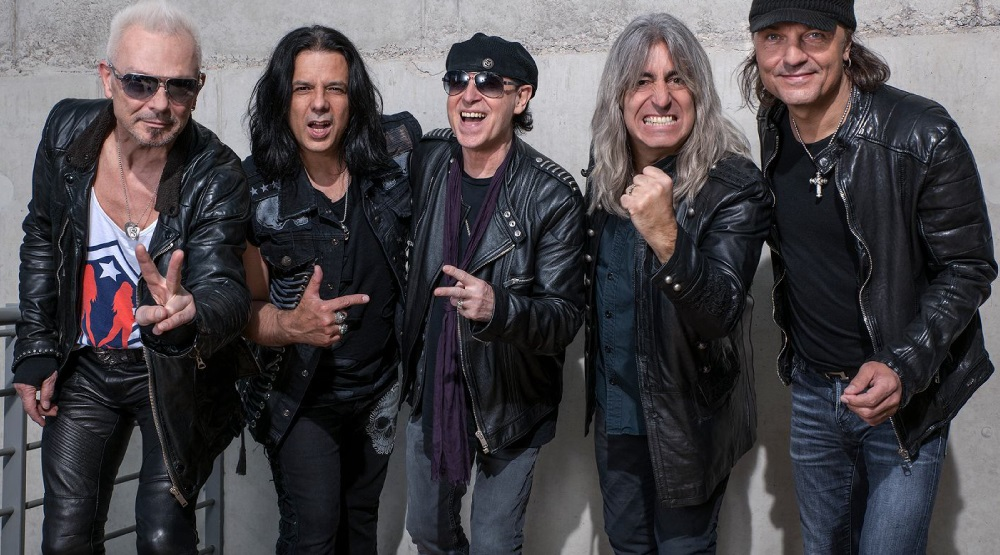
#> input picture Klushin/lab3/input_image.jpg, 1000 x 555 px
$ python main.py
#> lines starting #> are read from the running program, lines starting #| are printed output that depends on the picture; after the words box and inside, x2 and y2 are one past the last pixel; in counts of white or black regions, pixels touching at a corner belong together
import cv2

if __name__ == "__main__":
    face_cascade = cv2.CascadeClassifier("haarcascade_frontalface_default.xml")

    img = cv2.imread("input_image.jpg")
#> img is the input picture: shape (555, 1000, 3); mean B, G, R 74, 70.2, 74.1
    gray = cv2.cvtColor(img, cv2.COLOR_BGR2GRAY)
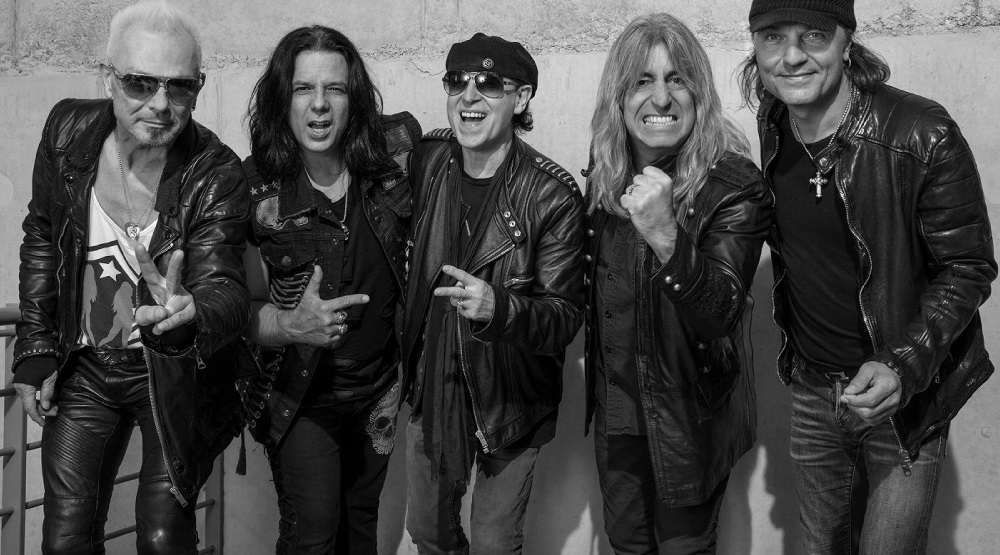
#> gray: shape (555, 1000); min 0, max 253, mean 71.8

    faces = face_cascade.detectMultiScale(gray, 1.3, 5)
#> faces = [[280, 59, 80, 80], [618, 51, 82, 82], [431, 55, 81, 81], [746, 7, 89, 89], [111, 51, 101, 101]]
    for (x, y, w, h) in faces:
        img = cv2.rectangle(img, (x, y), (x + w, y + h), (255, 0, 0), 2)
        roi_gray = gray[y : y + h, x : x + w]
        roi_color = img[y : y + h, x : x + w]
#> this loop made 5 passes
#> pass 1, `img = cv2.rectangle(img, (x, y), (x + w, y + h), (255, 0, 0), 2)`:
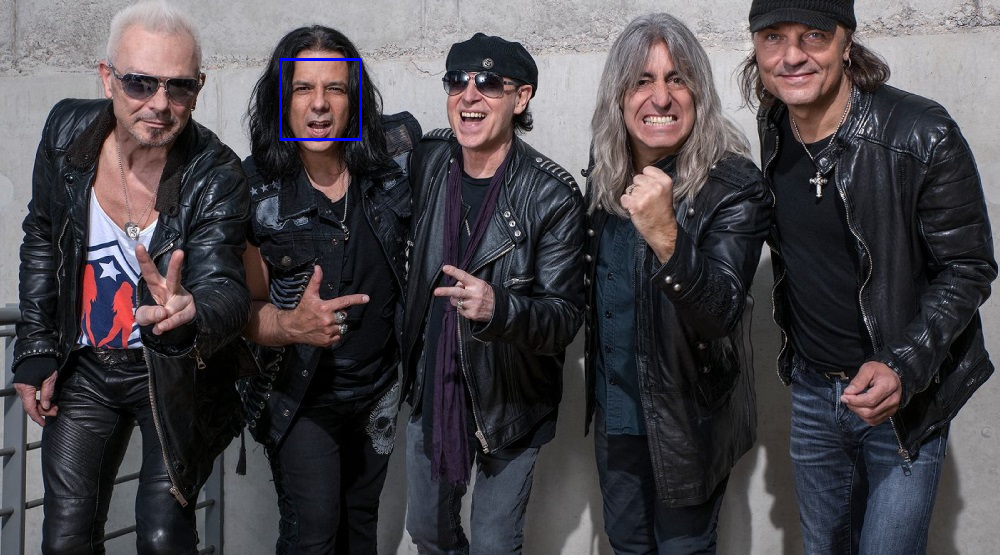
#> img: shape (555, 1000, 3); 0.17% of pixels changed, all inside (x1, y1, x2, y2) = (279, 58, 362, 141)
#> pass 1, `roi_gray = gray[y : y + h, x : x + w]`:
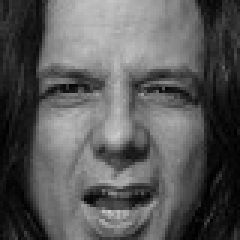
#> roi_gray: shape (80, 80) (shown 3 times larger); min 0, max 203, mean 88.7
#> pass 1, `roi_color = img[y : y + h, x : x + w]`:
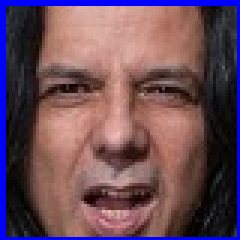
#> roi_color: shape (80, 80, 3) (shown 3 times larger); mean B, G, R 89.3, 76.1, 106.2
#> pass 2, `img = cv2.rectangle(img, (x, y), (x + w, y + h), (255, 0, 0), 2)`:
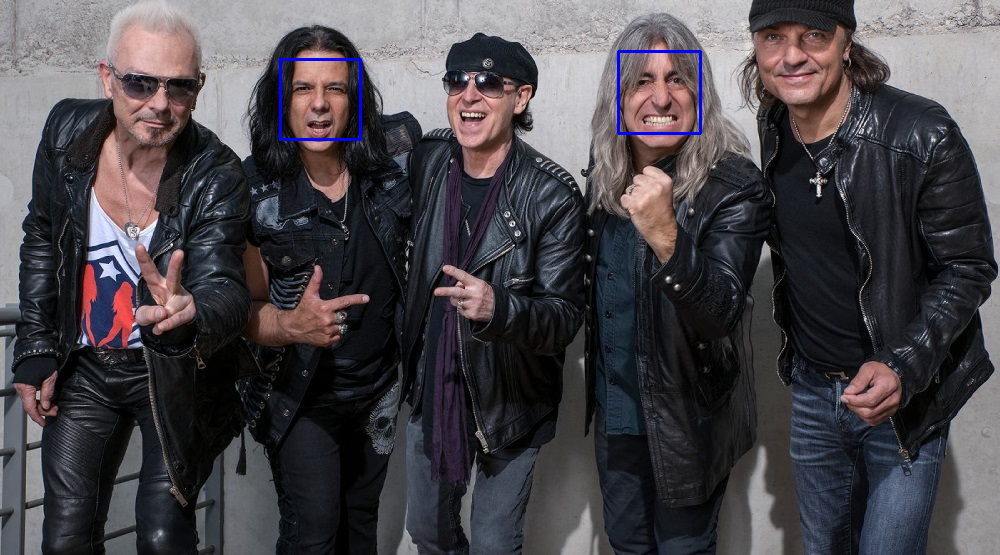
#> img: shape (555, 1000, 3); 0.18% of pixels changed, all inside (x1, y1, x2, y2) = (617, 50, 702, 135)
#> after the loop:
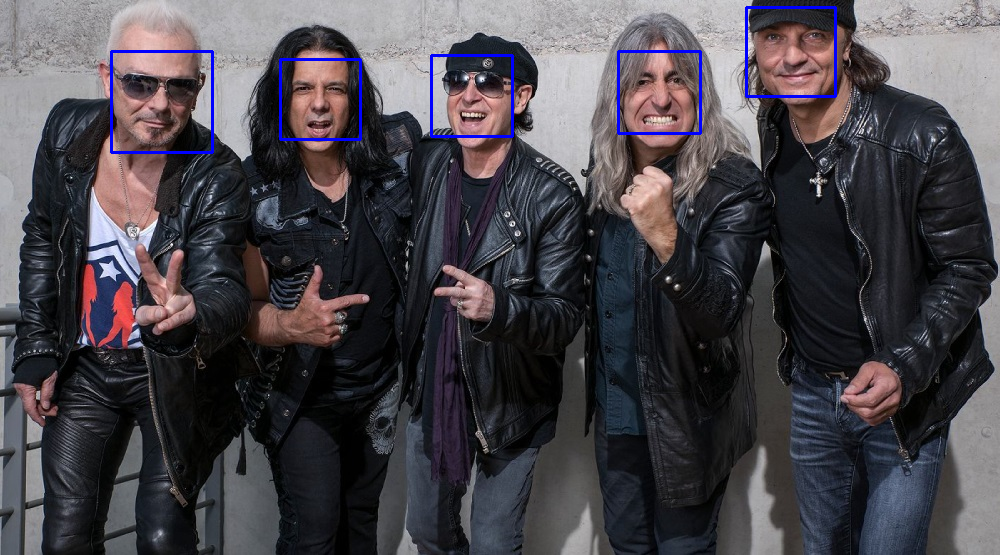
#> img: shape (555, 1000, 3); 0.58% of pixels changed, all inside (x1, y1, x2, y2) = (110, 6, 837, 154)

    cv2.imshow("img", img)
    cv2.waitKey(0)
    cv2.destroyAllWindows()
